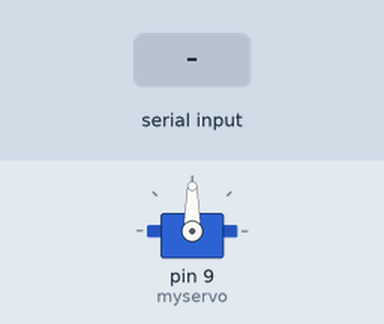
Recording of a sketch running on a simulated Arduino Uno, built with avr-gcc and run on an emulated ATmega328P. Parts: servo. Inputs (shaded band) come from the test bench.

Above: at 1.2 s.
1.3 s: "open\n" received over Serial
At 2.2 s:
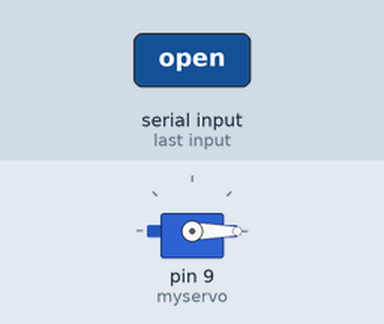
2.8 s: "close\n" received over Serial
At 3.4 s:
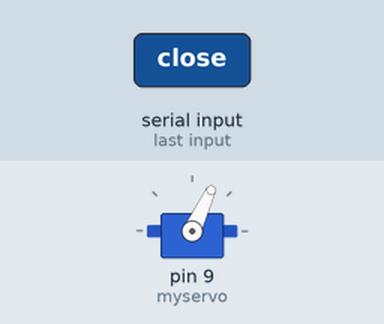
Timing chart, 0 to 5.8 s (numbered marks = the images above; inputs shaded):
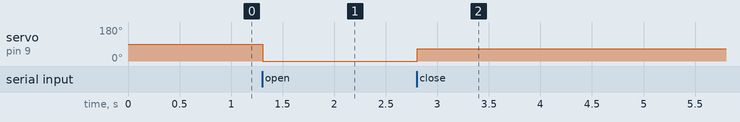

Measured:
- after the input at 1.3 s, servo on pin 9 (myservo): 90° → 0° at once
- after the input at 2.8 s, servo on pin 9 (myservo): 0° → 65° at once

The sketch:

openDoorLockArduino.ino
```cpp
#include <Servo.h>

String inputString = "";         // a string to hold incoming data
boolean stringComplete = false;  // whether the string is complete

//servo motor is used to control the lock
Servo myservo;  // create servo object to control a servo

void setup() {
  // initialize serial:
  Serial.begin(9600);

  inputString.reserve(200);
  myservo.attach(9);  // attaches the servo on pin 9 to the servo object
}

void loop() {

  if (stringComplete) {
    //lcd.clear();
    //lcd.print(inputString);
    if(inputString == "open"){
        openDoor();
        delay(20);
      }
    else if(inputString == "close"){
        closeDoor();
        delay(20);
      }
    // clear the string:
    inputString = "";
    stringComplete = false;
  }
}

/*
  SerialEvent occurs whenever a new data comes in the
 hardware serial RX.  This routine is run between each
 time loop() runs, so using delay inside loop can delay
 response.  Multiple bytes of data may be available.
 */

void serialEvent() {
  while (Serial.available()) {
    // get the new byte:
    char inChar = (char)Serial.read();
    // if the incoming character is a newline, set a flag
    // so the main loop can do something about it:
    if (inChar == '\n') {
      stringComplete = true;
    }
    else
    // add it to the inputString:
      inputString += inChar;
  }
}

void openDoor(){
  myservo.write(0); //place servo knob at 0 degree
  delay(100);
}

void closeDoor(){
  myservo.write(65); //place servo knob at 65 degree to fully closed the lock
  delay(100);
}
```
